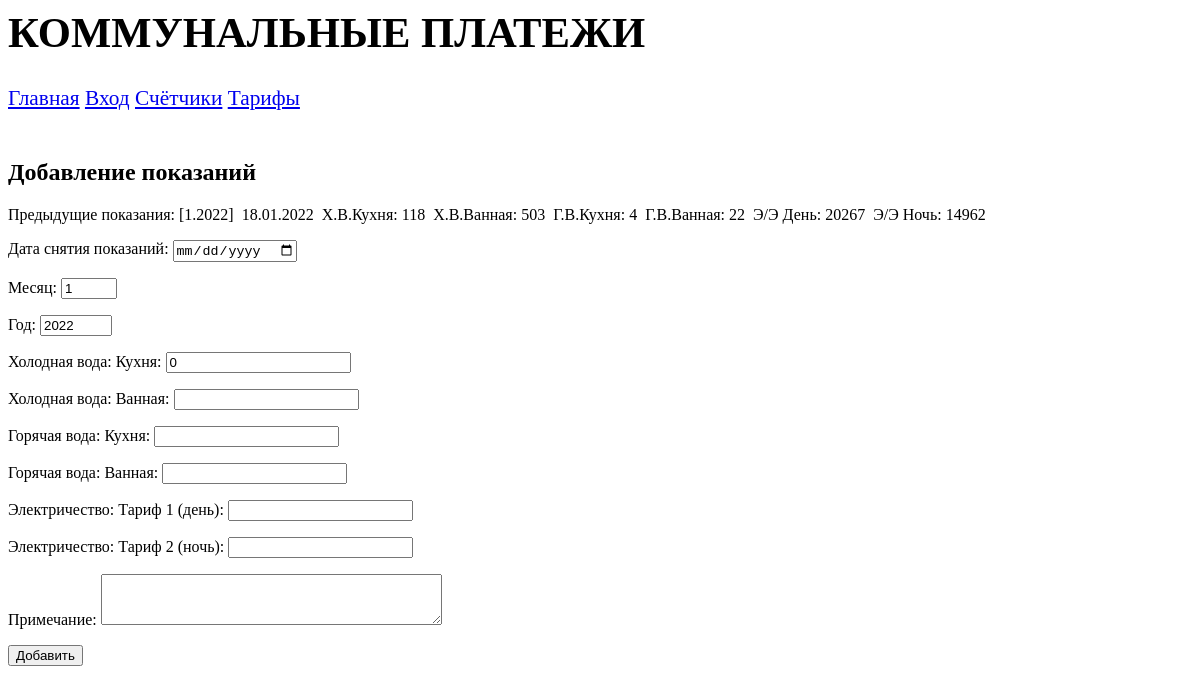
/prospect/add_counter/, run on the app's committed database.
### prospect/models.py (models this page shows)
class Counters(models.Model):
    date_get = models.DateField(verbose_name='Дата снятия показаний')
    month = models.IntegerField(verbose_name='Месяц')
    year = models.IntegerField(verbose_name='Год')
    cw_kitchen = models.IntegerField(verbose_name='Холодная вода: Кухня')
    cw_bathroom = models.IntegerField(verbose_name='Холодная вода: Ванная')
    hw_kitchen = models.IntegerField(verbose_name='Горячая вода: Кухня')
    hw_bathroom = models.IntegerField(verbose_name='Горячая вода: Ванная')
    el_1 = models.IntegerField(verbose_name='Электричество: Тариф 1 (день)')
    el_2 = models.IntegerField(verbose_name='Электричество: Тариф 2 (ночь)')
    notes = models.TextField(verbose_name='Примечание', null=True, blank=True)
    class Meta:
        verbose_name_plural = 'Показания счётчиков'
        verbose_name = 'Показания счётчиков'
        unique_together = ('month', 'year')
        ordering = ['-year', '-month']
        get_latest_by = ['-year', '-month']

### prospect/views.py (the view)
# urls.py: path('add_counter/', CounterCreateView.as_view(template_name='prospect/add_counter.html'), name='add_counter'),
class CounterCreateView(CreateView):
    form_class = CountersForm
    success_url = reverse_lazy('counters')
    def get_context_data(self, **kwargs):
        context = super().get_context_data(**kwargs)
        context['cc'] = Counters.objects.first()
        return context

### prospect/forms.py
class CountersForm(forms.ModelForm):
    month = forms.IntegerField(label='Месяц', initial=date.today().month,
                               max_value=12, min_value=1,
                               validators=[MaxValueValidator(12), MinValueValidator(1)])
    year = forms.IntegerField(label='Год', initial=date.today().year,
                              max_value=2100, min_value=2000,
                              validators=[MaxValueValidator(2100), MinValueValidator(2000)])
    date_get = forms.DateField(label='Дата снятия показаний',
                               widget=DateInput(attrs={'type': 'date'}),
                               initial=datetime.today(), localize=True)
    notes = forms.CharField(label='Примечание', required=False,
                            widget=forms.widgets.Textarea(attrs={'rows': 3}))
    cw_kitchen = forms.IntegerField(label='Холодная вода: Кухня', initial=0)
    class Meta:
        model = Counters
        fields = '__all__'

### prospect/templates/prospect/add_counter.html (shortened to what this page needs)
{% extends "layout/basic.html" %}
{% block content %}
<h2>Добавление показаний</h2>
<p>
    <span>Предыдущие показания:</span>
    <span>[{{ cc.month }}.{{ cc.year }}]</span>&nbsp;
    <span>{{ cc.date_get|date:"d.m.Y" }}</span>&nbsp;
    <span>Х.В.Кухня: {{ cc.cw_kitchen }}</span>&nbsp;
    <span>Х.В.Ванная: {{ cc.cw_bathroom }}</span>&nbsp;
    <span>Г.В.Кухня: {{ cc.hw_kitchen }}</span>&nbsp;
    <span>Г.В.Ванная: {{ cc.hw_bathroom }}</span>&nbsp;
    <span>Э/Э День: {{ cc.el_1 }}</span>&nbsp;
    <span>Э/Э Ночь: {{ cc.el_2 }}</span>
</p>
<form method="post">
    {{ form.as_p }}
    <input type="submit" value="Добавить">
</form>
{% endblock %}

### data on the page
Counters: month "1", year "2022", date_get "18.01.2022", cw_kitchen "118", cw_bathroom "503", hw_kitchen "4", hw_bathroom "22", el_1 "20267", el_2 "14962"
